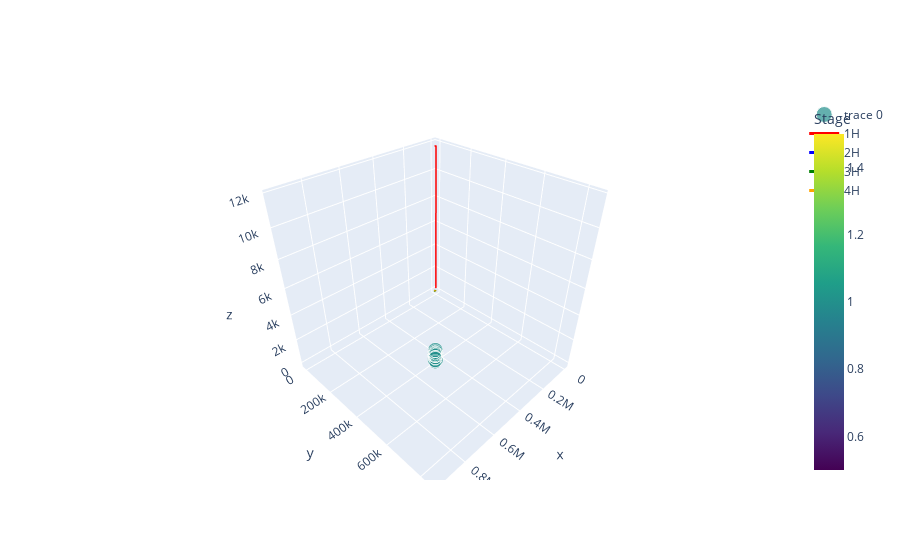

Notebook cell for this chart:
### Code cell
# Create a viewer object to run the package.
viewer = VisualizeModel.DataViewer(plot_objects=[MSplot, well_plot])
viewer.draw()

### Figure 1 — Plotly figure (JSON) as saved in the notebook; plotly's stock layout.template omitted (floating-point values rounded to 4 significant figures; data arrays with more than 128 entries replaced by an {"elided": "..."} marker saying what was removed)
{"data": [{"marker": {"cmax": 1, "cmin": 1, "color": [1, 1, 1, 1, 1, 1, 1, 1, 1, 1, 1, 1, 1, 1, 1, 1, 1, 1, 1, 1], "colorbar": {"title": {"text": "Stage"}}, "colorscale": [[0, "#440154"], [0.1111, "#482878"], [0.2222, "#3e4989"], [0.3333, "#31688e"], [0.4444, "#26828e"], [0.5556, "#1f9e89"], [0.6667, "#35b779"], [0.7778, "#6ece58"], [0.8889, "#b5de2b"], [1, "#fde725"]], "size": [234.7, 221.9, 203.3, 238.9, 209.9, 246.7, 232.4, 197.4, 207.5, 247.4, 273.9, 220.5, 256.2, 235.5, 259.5, 259.8, 271.4, 254.5, 180.7, 220.6], "sizemode": "diameter", "sizeref": 25}, "mode": "markers", "text": ["File: HFTS2_20190412_043802_040<br>Stage: 1<br>Magnitude: -2.35", "File: HFTS2_20190412_043803_040<br>Stage: 1<br>Magnitude: -2.22", "File: HFTS2_20190412_044156_040<br>Stage: 1<br>Magnitude: -2.03", "File: HFTS2_20190412_044403_040<br>Stage: 1<br>Magnitude: -2.39", "File: HFTS2_20190412_044404_040<br>Stage: 1<br>Magnitude: -2.10", "File: HFTS2_20190412_044435_040_Merged<br>Stage: 1<br>Magnitude: -2.47", "File: HFTS2_20190412_044506_040<br>Stage: 1<br>Magnitude: -2.32", "File: HFTS2_20190412_044516_040<br>Stage: 1<br>Magnitude: -1.97", "File: HFTS2_20190412_044521_040<br>Stage: 1<br>Magnitude: -2.07", "File: HFTS2_20190412_044522_040<br>Stage: 1<br>Magnitude: -2.47", "File: HFTS2_20190412_044526_040<br>Stage: 1<br>Magnitude: -2.74", "File: HFTS2_20190412_044540_040<br>Stage: 1<br>Magnitude: -2.21", "File: HFTS2_20190412_044542_040<br>Stage: 1<br>Magnitude: -2.56", "File: HFTS2_20190412_044543_040<br>Stage: 1<br>Magnitude: -2.36", "File: HFTS2_20190412_044544_040<br>Stage: 1<br>Magnitude: -2.59", "File: HFTS2_20190412_044545_040<br>Stage: 1<br>Magnitude: -2.60", "File: HFTS2_20190412_044605_040<br>Stage: 1<br>Magnitude: -2.71", "File: HFTS2_20190412_044619_040<br>Stage: 1<br>Magnitude: -2.54", "File: HFTS2_20190412_044620_040<br>Stage: 1<br>Magnitude: -1.81", "File: HFTS2_20190412_044623_040<br>Stage: 1<br>Magnitude: -2.21"], "type": "scatter3d", "x": [954100.0, 954000.0, 954200.0, 954000.0, 954300.0, 954100.0, 954800.0, 954800.0, 954000.0, 954000.0, 954100.0, 954000.0, 954000.0, 954000.0, 954000.0, 954100.0, 954200.0, 954100.0, 954300.0, 954000.0], "y": [849100.0, 849200.0, 849100.0, 849100.0, 849400.0, 849100.0, 848800.0, 848900.0, 849000.0, 849100.0, 849100.0, 849100.0, 849100.0, 849100.0, 849200.0, 849100.0, 849100.0, 849200.0, 849100.0, 849100.0], "z": [8360.0, 8590.0, 8679.0, 8678.0, 8697.0, 8363.0, 8179.0, 8074.0, 8456.0, 8477.0, 8559.0, 8445.0, 8542.0, 8369.0, 8687.0, 8504.0, 8268.0, 8798.0, 8217.0, 8525.0]}, {"line": {"color": "red", "width": 3}, "mode": "lines", "name": "1H", "type": "scatter3d", "x": {"elided": "149 float values"}, "y": {"elided": "149 float values"}, "z": {"elided": "149 float values"}}, {"line": {"color": "blue", "width": 3}, "mode": "lines", "name": "2H", "type": "scatter3d", "x": {"elided": "148 float values"}, "y": {"elided": "148 float values"}, "z": {"elided": "148 float values"}}, {"line": {"color": "green", "width": 3}, "mode": "lines", "name": "3H", "type": "scatter3d", "x": {"elided": "148 float values"}, "y": {"elided": "148 float values"}, "z": {"elided": "148 float values"}}, {"line": {"color": "orange", "width": 3}, "mode": "lines", "name": "4H", "type": "scatter3d", "x": {"elided": "149 float values"}, "y": {"elided": "149 float values"}, "z": {"elided": "149 float values"}}], "layout": {}}
